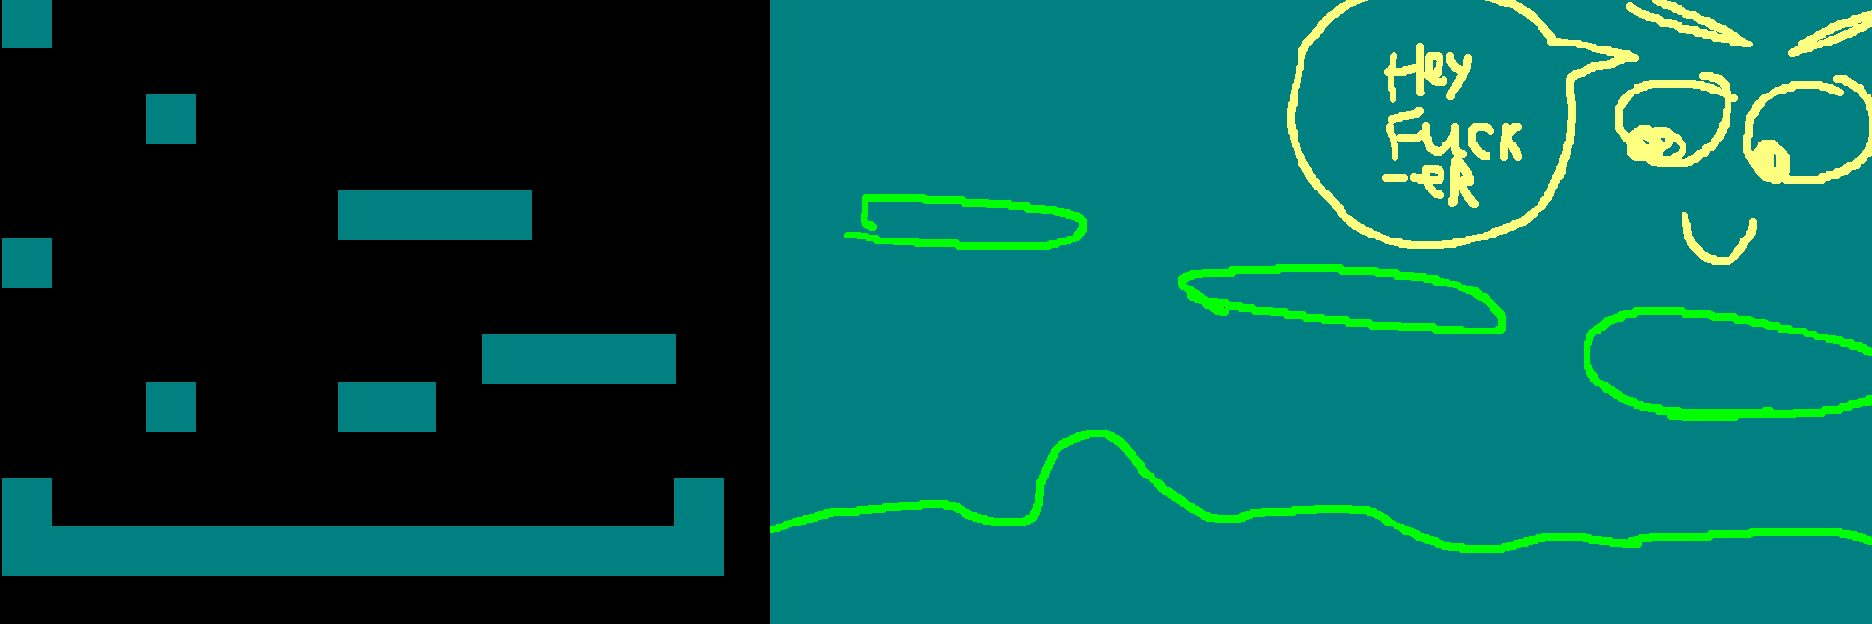

This is a level from a 2D game, rendered from its Tiled map with the project's own tilesets. A one-line summary and the complete map file follow:
An orthogonal 39x13 tile map with 48x48 px tiles, 1 tile layer (Tile Layer 1) and 16 objects.

<map version="1.2" tiledversion="1.3.3" orientation="orthogonal" renderorder="right-down" width="39" height="13" tilewidth="48" tileheight="48" infinite="0" nextlayerid="5" nextobjectid="30">
 <tileset firstgid="1" source="testleveltileset.tsx" />
 <layer id="1" name="Tile Layer 1" width="39" height="13" offsetx="2.2121" offsety="0.09091">
  <data encoding="csv">
208,0,0,0,0,0,0,0,0,0,0,0,0,0,0,0,19,20,21,22,23,24,25,26,27,28,29,30,31,32,33,34,35,36,37,38,39,40,41,
0,0,0,0,0,0,0,0,0,0,0,0,0,0,0,0,60,61,62,63,64,65,66,67,68,69,70,71,72,73,74,75,76,77,78,79,80,81,82,
0,0,0,208,0,0,0,0,0,0,0,0,0,0,0,0,101,102,103,104,105,106,107,108,109,110,111,112,113,114,115,116,117,118,119,120,121,122,123,
0,0,0,0,0,0,0,0,0,0,0,0,0,0,0,0,142,143,144,145,146,147,148,149,150,151,152,153,154,155,156,157,158,159,160,161,162,163,164,
0,0,0,0,0,0,0,45,45,45,45,0,0,0,0,0,183,184,185,186,187,188,189,190,191,192,193,194,195,196,197,198,199,200,201,202,203,204,205,
208,0,0,0,0,0,0,0,0,0,0,0,0,0,0,0,224,225,226,227,228,229,230,231,232,233,234,235,236,237,238,239,240,241,242,243,244,245,246,
0,0,0,0,0,0,0,0,0,0,0,0,0,0,0,0,265,266,267,268,269,270,271,272,273,274,275,276,277,278,279,280,281,282,283,284,285,286,287,
0,0,0,0,0,0,0,0,0,0,45,45,45,45,0,0,306,307,308,309,310,311,312,313,314,315,316,317,318,319,320,321,322,323,324,325,326,327,328,
0,0,0,208,0,0,0,45,45,0,0,0,0,0,0,0,347,348,349,350,351,352,353,354,355,356,357,358,359,360,361,362,363,364,365,366,367,368,369,
0,0,0,0,0,0,0,0,0,0,0,0,0,0,0,0,388,389,390,391,392,393,394,395,396,397,398,399,400,401,402,403,404,405,406,407,408,409,410,
126,0,0,0,0,0,0,0,0,0,0,0,0,0,126,0,429,430,431,432,433,434,435,436,437,438,439,440,441,442,443,444,445,446,447,448,449,450,451,
45,45,45,45,45,45,45,45,45,45,45,45,45,45,45,0,470,471,472,473,474,475,476,477,478,479,480,481,482,483,484,485,486,487,488,489,490,491,492,
0,0,0,0,0,0,0,0,0,0,0,0,0,0,0,0,50,51,52,53,53,53,53,45,46,47,48,49,50,51,52,53,53,53,53,44,44,44,44
</data>
 </layer>
 <objectgroup id="2" name="polygons" offsetx="-18" offsety="-9">
  <object id="11" x="798" y="542">
   <polygon points="0,0 168,-24 252,-8 284,-92 336,-98 368,-48 422,-10 592,-18 666,20 736,20 776,8 860,12 1066,4 1106,18 1132,174 6,126" />
  </object>
  <object id="12" x="884" y="202">
   <polygon points="0,0 218,20 216,44 174,52 -2,42" />
  </object>
  <object id="13" x="1214" y="286">
   <polygon points="0,0 166,-6 288,14 312,48 300,56 8,24" />
  </object>
  <object id="14" x="1614" y="336">
   <polygon points="0,0 68,-18 262,18 256,76 142,88 62,86 -4,52" />
  </object>
 </objectgroup>
 <objectgroup id="4" name="rectangles">
  <object id="10" x="0" y="528" width="720" height="48" />
  <object id="5" x="480" y="336" width="192" height="48" />
  <object id="6" x="336" y="192" width="192" height="48" />
  <object id="15" x="-17" y="623" width="818" height="30" />
  <object id="18" x="336" y="384" width="96" height="48" />
  <object id="21" x="672" y="480" width="48" height="48" />
  <object id="22" x="0" y="480" width="48" height="48" />
  <object id="25" x="144" y="384" width="48" height="48" />
  <object id="26" x="0" y="240" width="48" height="48" />
  <object id="27" x="144" y="96" width="48" height="48" />
  <object id="28" x="0" y="0" width="48" height="48" />
  <object id="29" x="625.333" y="432" width="29.3333" height="56" />
 </objectgroup>
</map>
